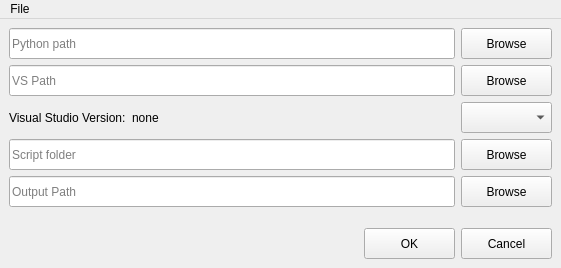
<?xml version="1.0" encoding="UTF-8"?>
<ui version="4.0">
 <class>SettingsDialog</class>
 <widget class="QMainWindow" name="SettingsDialog">
  <property name="geometry">
   <rect>
    <x>0</x>
    <y>0</y>
    <width>561</width>
    <height>268</height>
   </rect>
  </property>
  <property name="windowTitle">
   <string>MainWindow</string>
  </property>
  <widget class="QWidget" name="centralwidget">
   <layout class="QGridLayout" name="gridLayout">
    <item row="2" column="0">
     <spacer name="horizontalSpacer">
      <property name="orientation">
       <enum>Qt::Horizontal</enum>
      </property>
      <property name="sizeHint" stdset="0">
       <size>
        <width>40</width>
        <height>20</height>
       </size>
      </property>
     </spacer>
    </item>
    <item row="2" column="3">
     <widget class="QPushButton" name="cancelPushButton">
      <property name="minimumSize">
       <size>
        <width>91</width>
        <height>31</height>
       </size>
      </property>
      <property name="text">
       <string>Cancel</string>
      </property>
     </widget>
    </item>
    <item row="0" column="0" colspan="4">
     <layout class="QGridLayout" name="gridLayout_2">
      <item row="2" column="1">
       <widget class="QComboBox" name="archComboBox">
        <property name="minimumSize">
         <size>
          <width>91</width>
          <height>31</height>
         </size>
        </property>
        <property name="toolTip">
         <string>Architecture</string>
        </property>
        <property name="currentText">
         <string/>
        </property>
       </widget>
      </item>
      <item row="1" column="0">
       <widget class="QLineEdit" name="vsPathLine">
        <property name="minimumSize">
         <size>
          <width>81</width>
          <height>31</height>
         </size>
        </property>
        <property name="text">
         <string/>
        </property>
        <property name="placeholderText">
         <string>VS Path</string>
        </property>
       </widget>
      </item>
      <item row="3" column="0">
       <widget class="QLineEdit" name="scriptFolderPathLine">
        <property name="minimumSize">
         <size>
          <width>81</width>
          <height>31</height>
         </size>
        </property>
        <property name="placeholderText">
         <string>Script folder</string>
        </property>
       </widget>
      </item>
      <item row="3" column="1">
       <widget class="QPushButton" name="scriptBrowse">
        <property name="minimumSize">
         <size>
          <width>91</width>
          <height>31</height>
         </size>
        </property>
        <property name="text">
         <string>Browse</string>
        </property>
       </widget>
      </item>
      <item row="0" column="0">
       <widget class="QLineEdit" name="pythonPathLine">
        <property name="minimumSize">
         <size>
          <width>81</width>
          <height>31</height>
         </size>
        </property>
        <property name="toolTip">
         <string>Python version must be 3.0 and higher</string>
        </property>
        <property name="placeholderText">
         <string>Python path</string>
        </property>
       </widget>
      </item>
      <item row="0" column="1">
       <widget class="QPushButton" name="pythonBrowse">
        <property name="minimumSize">
         <size>
          <width>91</width>
          <height>31</height>
         </size>
        </property>
        <property name="text">
         <string>Browse</string>
        </property>
       </widget>
      </item>
      <item row="1" column="1">
       <widget class="QPushButton" name="vsBrowse">
        <property name="minimumSize">
         <size>
          <width>91</width>
          <height>31</height>
         </size>
        </property>
        <property name="text">
         <string>Browse</string>
        </property>
       </widget>
      </item>
      <item row="4" column="0">
       <widget class="QLineEdit" name="outputPathLine">
        <property name="minimumSize">
         <size>
          <width>0</width>
          <height>31</height>
         </size>
        </property>
        <property name="placeholderText">
         <string>Output Path</string>
        </property>
       </widget>
      </item>
      <item row="4" column="1">
       <widget class="QPushButton" name="pushButton">
        <property name="minimumSize">
         <size>
          <width>0</width>
          <height>31</height>
         </size>
        </property>
        <property name="text">
         <string>Browse</string>
        </property>
       </widget>
      </item>
      <item row="2" column="0">
       <layout class="QHBoxLayout" name="horizontalLayout">
        <item>
         <widget class="QLabel" name="label">
          <property name="text">
           <string>Visual Studio Version:</string>
          </property>
         </widget>
        </item>
        <item>
         <widget class="QLabel" name="vsVersionLabel">
          <property name="text">
           <string>none</string>
          </property>
         </widget>
        </item>
        <item>
         <spacer name="horizontalSpacer_2">
          <property name="orientation">
           <enum>Qt::Horizontal</enum>
          </property>
          <property name="sizeHint" stdset="0">
           <size>
            <width>40</width>
            <height>20</height>
           </size>
          </property>
         </spacer>
        </item>
       </layout>
      </item>
     </layout>
    </item>
    <item row="2" column="2">
     <widget class="QPushButton" name="okPushButton">
      <property name="minimumSize">
       <size>
        <width>91</width>
        <height>31</height>
       </size>
      </property>
      <property name="text">
       <string>OK</string>
      </property>
     </widget>
    </item>
    <item row="1" column="2">
     <spacer name="verticalSpacer">
      <property name="orientation">
       <enum>Qt::Vertical</enum>
      </property>
      <property name="sizeHint" stdset="0">
       <size>
        <width>20</width>
        <height>40</height>
       </size>
      </property>
     </spacer>
    </item>
   </layout>
  </widget>
  <widget class="ManagerMenuBar" name="menubar">
   <property name="geometry">
    <rect>
     <x>0</x>
     <y>0</y>
     <width>561</width>
     <height>21</height>
    </rect>
   </property>
   <widget class="QMenu" name="menuFile">
    <property name="title">
     <string>File</string>
    </property>
    <addaction name="actionLoad_defaults"/>
    <addaction name="actionSave_changes"/>
    <addaction name="actionExit"/>
   </widget>
   <addaction name="menuFile"/>
  </widget>
  <action name="actionLoad_defaults">
   <property name="text">
    <string>Load defaults</string>
   </property>
  </action>
  <action name="actionSave_changes">
   <property name="text">
    <string>Save changes</string>
   </property>
  </action>
  <action name="actionExit">
   <property name="text">
    <string>Exit</string>
   </property>
  </action>
  <action name="actionAbout">
   <property name="text">
    <string>About</string>
   </property>
  </action>
 </widget>
 <customwidgets>
  <customwidget>
   <class>ManagerMenuBar</class>
   <extends>QMenuBar</extends>
   <header>managermenubar.h</header>
  </customwidget>
 </customwidgets>
 <resources/>
 <connections/>
</ui>
